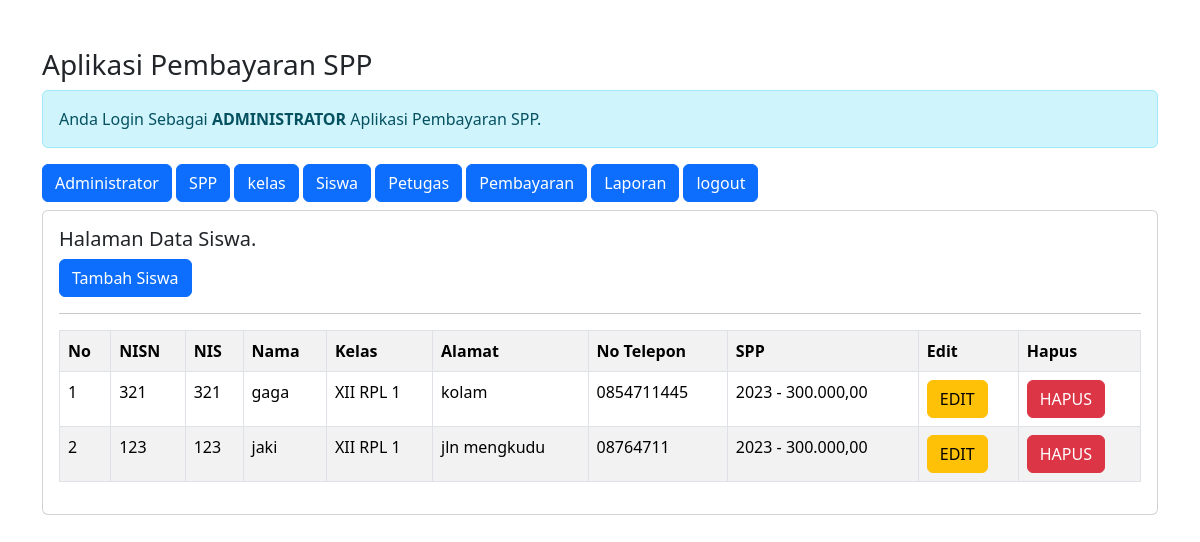
The app's page /admin/admin.php?url=siswa (signed in) with its own data.
### tables this page shows
CREATE TABLE `siswa` (
  `nisn` char(10) NOT NULL,
  `nis` char(8) NOT NULL,
  `nama` varchar(35) NOT NULL,
  `id_kelas` int(11) NOT NULL,
  `alamat` text NOT NULL,
  `no_telp` varchar(13) NOT NULL,
  `id_spp` int(11) NOT NULL
);

CREATE TABLE `kelas` (
  `id_kelas` int(11) NOT NULL,
  `nama_kelas` varchar(10) NOT NULL,
  `kompetensi_keahlian` varchar(50) NOT NULL
);

CREATE TABLE `spp` (
  `id_spp` int(11) NOT NULL,
  `tahun` int(11) NOT NULL,
  `nominal` int(11) NOT NULL
);

### admin/siswa.php (the view)
<h5>Halaman Data Siswa.</h5>
<a href="?url=tambah-siswa" class="btn btn-primary"> Tambah Siswa </a>
<hr>
<table class="table table-striped table-bordered">
    <tr class="fw-bold">
        <td>No</td>
        <td>NISN</td>
        <td>NIS</td>
        <td>Nama</td>
        <td>Kelas</td>
        <td>Alamat</td>
        <td>No Telepon</td>
        <td>SPP</td>
        <td>Edit</td>
        <td>Hapus</td>
    </tr>
    <?php
    include '../koneksi.php';
    $no = 1;
    $sql = "SELECT*FROM siswa,spp,kelas WHERE siswa.id_kelas=kelas.id_kelas AND siswa.id_spp=spp.id_spp ORDER By nama ASC";
    $query = mysqli_query($koneksi, $sql);
    foreach($query as $data){ ?>
        <tr>
            <td><?= $no++; ?></td>
            <td><?= $data['nisn'] ?></td>
            <td><?= $data['nis'] ?></td>
            <td><?= $data['nama'] ?></td>
            <td><?= $data['nama_kelas'] ?></td>
            <td><?= $data['alamat'] ?></td>
            <td><?= $data['no_telp'] ?></td>
            <td><?= $data['tahun'] ?> - <?= number_format ($data['nominal'],2,',','.' ); ?></td>
            <td>
                <a href="?url=edit-siswa&nisn=<?= $data['nisn'] ?>" class='btn btn-warning'>EDIT</a>
            </td>
            <td>
                <a onclick="return confirm('Apakah Anda Yakin Ingin Menghapus Data')" href="?url=hapus-siswa&nisn=<?= $data['nisn'] ?>" class='btn btn-danger'>HAPUS</a>
            </td>
        </tr>
    <?php } ?>
</table>

### records on screen
siswa: nisn "321", nis "321", nama "gaga", id_kelas.nama_kelas "XII RPL 1", alamat "kolam", no_telp "0854711445", id_spp.tahun "2023", id_spp.nominal "300.000,00"
siswa: nisn "123", nis "123", nama "jaki", id_kelas.nama_kelas "XII RPL 1", alamat "jln mengkudu", no_telp "08764711", id_spp.tahun "2023", id_spp.nominal "300.000,00"
